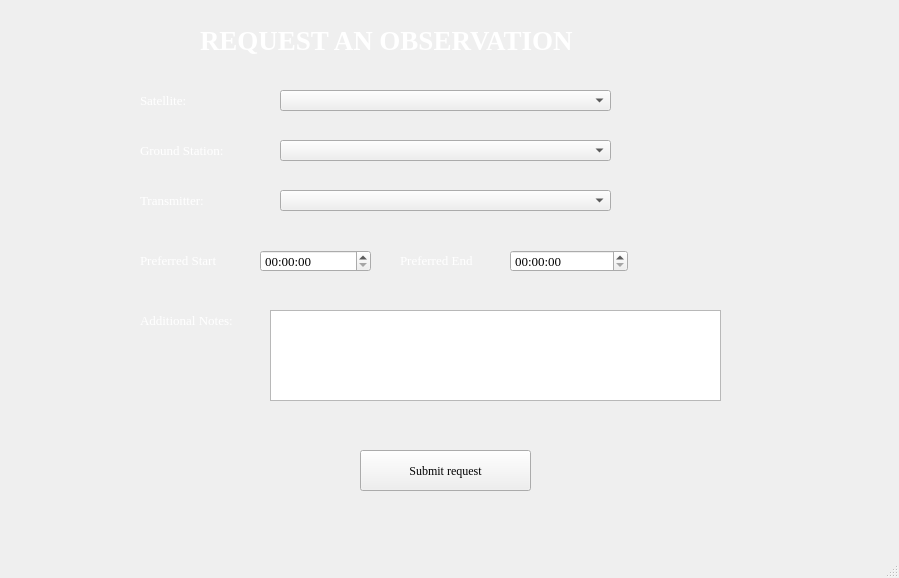
<?xml version="1.0" encoding="UTF-8"?>
<ui version="4.0">
 <class>MainWindow</class>
 <widget class="QMainWindow" name="MainWindow">
  <property name="geometry">
   <rect>
    <x>0</x>
    <y>0</y>
    <width>899</width>
    <height>578</height>
   </rect>
  </property>
  <property name="windowTitle">
   <string>MainWindow</string>
  </property>
  <property name="styleSheet">
   <string notr="true">QWidget#centralwidget{
	border-image: url(:/images/images.jpg) 0 0 0 0 stretch stretch;
    border-repeat: no-repeat ;
	border-position: center;
}
</string>
  </property>
  <widget class="QWidget" name="centralwidget">
   <widget class="QLabel" name="label">
    <property name="geometry">
     <rect>
      <x>200</x>
      <y>10</y>
      <width>531</width>
      <height>61</height>
     </rect>
    </property>
    <property name="font">
     <font>
      <family>Times New Roman</family>
      <pointsize>20</pointsize>
      <weight>75</weight>
      <bold>true</bold>
     </font>
    </property>
    <property name="styleSheet">
     <string notr="true">color: white;</string>
    </property>
    <property name="text">
     <string>REQUEST AN OBSERVATION</string>
    </property>
   </widget>
   <widget class="QLabel" name="label_2">
    <property name="geometry">
     <rect>
      <x>140</x>
      <y>90</y>
      <width>81</width>
      <height>21</height>
     </rect>
    </property>
    <property name="font">
     <font>
      <family>Times New Roman</family>
      <pointsize>10</pointsize>
     </font>
    </property>
    <property name="styleSheet">
     <string notr="true">color: white;</string>
    </property>
    <property name="text">
     <string>Satellite:</string>
    </property>
   </widget>
   <widget class="QLabel" name="label_3">
    <property name="geometry">
     <rect>
      <x>140</x>
      <y>140</y>
      <width>121</width>
      <height>21</height>
     </rect>
    </property>
    <property name="font">
     <font>
      <family>Times New Roman</family>
      <pointsize>10</pointsize>
     </font>
    </property>
    <property name="styleSheet">
     <string notr="true">color: white;</string>
    </property>
    <property name="text">
     <string>Ground Station:</string>
    </property>
   </widget>
   <widget class="QLabel" name="label_4">
    <property name="geometry">
     <rect>
      <x>140</x>
      <y>190</y>
      <width>91</width>
      <height>21</height>
     </rect>
    </property>
    <property name="font">
     <font>
      <family>Times New Roman</family>
      <pointsize>10</pointsize>
     </font>
    </property>
    <property name="styleSheet">
     <string notr="true">color: white;</string>
    </property>
    <property name="text">
     <string>Transmitter:</string>
    </property>
   </widget>
   <widget class="QLabel" name="label_5">
    <property name="geometry">
     <rect>
      <x>140</x>
      <y>250</y>
      <width>121</width>
      <height>21</height>
     </rect>
    </property>
    <property name="font">
     <font>
      <family>Times New Roman</family>
      <pointsize>10</pointsize>
     </font>
    </property>
    <property name="styleSheet">
     <string notr="true">color: white;</string>
    </property>
    <property name="text">
     <string>Preferred Start</string>
    </property>
   </widget>
   <widget class="QLabel" name="label_6">
    <property name="geometry">
     <rect>
      <x>400</x>
      <y>250</y>
      <width>101</width>
      <height>21</height>
     </rect>
    </property>
    <property name="font">
     <font>
      <family>Times New Roman</family>
      <pointsize>10</pointsize>
     </font>
    </property>
    <property name="styleSheet">
     <string notr="true">color: white;</string>
    </property>
    <property name="text">
     <string>Preferred End </string>
    </property>
   </widget>
   <widget class="QLabel" name="label_7">
    <property name="geometry">
     <rect>
      <x>140</x>
      <y>310</y>
      <width>131</width>
      <height>21</height>
     </rect>
    </property>
    <property name="font">
     <font>
      <family>Times New Roman</family>
      <pointsize>10</pointsize>
     </font>
    </property>
    <property name="styleSheet">
     <string notr="true">color: white;</string>
    </property>
    <property name="text">
     <string>Additional Notes:</string>
    </property>
   </widget>
   <widget class="QComboBox" name="comboBox">
    <property name="geometry">
     <rect>
      <x>280</x>
      <y>90</y>
      <width>331</width>
      <height>21</height>
     </rect>
    </property>
    <property name="font">
     <font>
      <family>Times New Roman</family>
      <pointsize>10</pointsize>
     </font>
    </property>
   </widget>
   <widget class="QComboBox" name="comboBox_2">
    <property name="geometry">
     <rect>
      <x>280</x>
      <y>140</y>
      <width>331</width>
      <height>21</height>
     </rect>
    </property>
    <property name="font">
     <font>
      <family>Times New Roman</family>
      <pointsize>10</pointsize>
     </font>
    </property>
   </widget>
   <widget class="QComboBox" name="comboBox_3">
    <property name="geometry">
     <rect>
      <x>280</x>
      <y>190</y>
      <width>331</width>
      <height>21</height>
     </rect>
    </property>
    <property name="font">
     <font>
      <family>Times New Roman</family>
      <pointsize>10</pointsize>
     </font>
    </property>
   </widget>
   <widget class="QTimeEdit" name="timeEdit">
    <property name="geometry">
     <rect>
      <x>260</x>
      <y>250</y>
      <width>111</width>
      <height>22</height>
     </rect>
    </property>
    <property name="font">
     <font>
      <family>Times New Roman</family>
      <pointsize>10</pointsize>
     </font>
    </property>
   </widget>
   <widget class="QTimeEdit" name="timeEdit_2">
    <property name="geometry">
     <rect>
      <x>510</x>
      <y>250</y>
      <width>118</width>
      <height>22</height>
     </rect>
    </property>
    <property name="font">
     <font>
      <family>Times New Roman</family>
      <pointsize>10</pointsize>
     </font>
    </property>
   </widget>
   <widget class="QTextEdit" name="textEdit">
    <property name="geometry">
     <rect>
      <x>270</x>
      <y>310</y>
      <width>451</width>
      <height>91</height>
     </rect>
    </property>
    <property name="font">
     <font>
      <family>Times New Roman</family>
      <pointsize>10</pointsize>
     </font>
    </property>
   </widget>
   <widget class="QPushButton" name="pushButton">
    <property name="geometry">
     <rect>
      <x>360</x>
      <y>450</y>
      <width>171</width>
      <height>41</height>
     </rect>
    </property>
    <property name="font">
     <font>
      <family>Times New Roman</family>
      <pointsize>9</pointsize>
     </font>
    </property>
    <property name="text">
     <string>Submit request</string>
    </property>
   </widget>
  </widget>
  <widget class="QMenuBar" name="menubar">
   <property name="geometry">
    <rect>
     <x>0</x>
     <y>0</y>
     <width>899</width>
     <height>26</height>
    </rect>
   </property>
  </widget>
  <widget class="QStatusBar" name="statusbar"/>
 </widget>
 <resources>
  <include location="resource.qrc"/>
 </resources>
 <connections/>
</ui>
